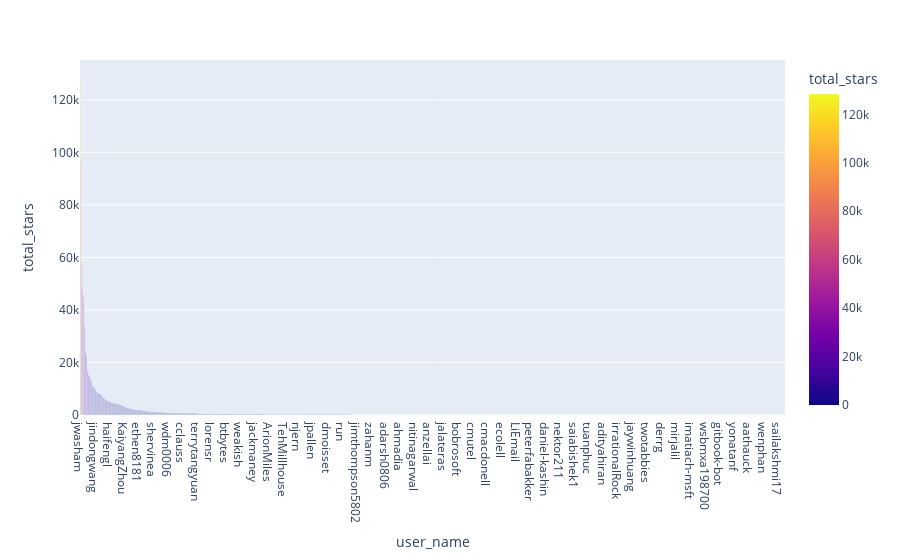

Source (notebook cell):
### Code cell
fig = px.bar(top_stars, 
             x='user_name', 
             y='total_stars',
             hover_data=['total_stars'],
             color = 'total_stars'
            )
fig.show()

### Figure 1 — Plotly figure (JSON) as saved in the notebook; plotly's stock layout.template omitted (floating-point values rounded to 4 significant figures; data arrays with more than 128 entries replaced by an {"elided": "..."} marker saying what was removed)
{"data": [{"alignmentgroup": "True", "customdata": {"elided": "1212x1 int values"}, "hovertemplate": "user_name=%{x}<br>total_stars=%{marker.color}<extra></extra>", "legendgroup": "", "marker": {"color": {"elided": "1212 int values"}, "coloraxis": "coloraxis"}, "name": "", "offsetgroup": "", "orientation": "v", "showlegend": false, "textposition": "auto", "type": "bar", "x": {"elided": "1212 str values"}, "xaxis": "x", "y": {"elided": "1212 int values"}, "yaxis": "y"}], "layout": {"barmode": "relative", "coloraxis": {"colorbar": {"title": {"text": "total_stars"}}, "colorscale": [[0, "#0d0887"], [0.1111, "#46039f"], [0.2222, "#7201a8"], [0.3333, "#9c179e"], [0.4444, "#bd3786"], [0.5556, "#d8576b"], [0.6667, "#ed7953"], [0.7778, "#fb9f3a"], [0.8889, "#fdca26"], [1, "#f0f921"]]}, "legend": {"tracegroupgap": 0}, "margin": {"t": 60}, "xaxis": {"anchor": "y", "domain": [0, 1], "title": {"text": "user_name"}}, "yaxis": {"anchor": "x", "domain": [0, 1], "title": {"text": "total_stars"}}}}
